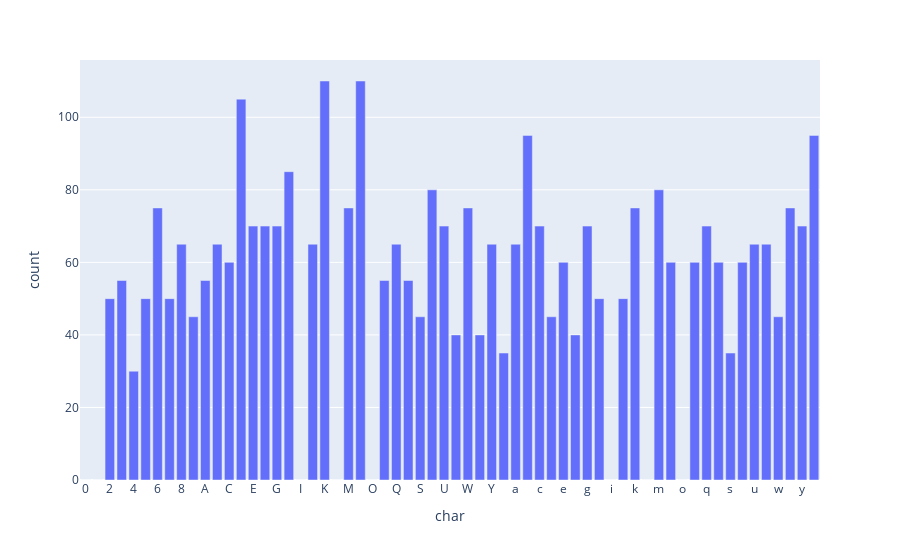

The cell this chart's notebook holds for it:
### Code cell
char_counts = collections.Counter(Y_test) 

char_df = pd.DataFrame([[x,char_counts[x]] for x in valid_chars], columns=['char', 'count'])
char_df = char_df.sort_values(by=['char'], ascending=[True]) \
                .reset_index(drop=True)
fig = px.bar(char_df, x='char', y='count')
fig.show()

### Figure 1 — Plotly figure (JSON) as saved in the notebook; plotly's stock layout.template omitted (floating-point values rounded to 4 significant figures)
{"data": [{"alignmentgroup": "True", "hovertemplate": "char=%{x}<br>count=%{y}<extra></extra>", "legendgroup": "", "marker": {"color": "#636efa"}, "name": "", "offsetgroup": "", "orientation": "v", "showlegend": false, "textposition": "auto", "type": "bar", "x": ["0", "1", "2", "3", "4", "5", "6", "7", "8", "9", "A", "B", "C", "D", "E", "F", "G", "H", "I", "J", "K", "L", "M", "N", "O", "P", "Q", "R", "S", "T", "U", "V", "W", "X", "Y", "Z", "a", "b", "c", "d", "e", "f", "g", "h", "i", "j", "k", "l", "m", "n", "o", "p", "q", "r", "s", "t", "u", "v", "w", "x", "y", "z"], "xaxis": "x", "y": [0, 0, 50, 55, 30, 50, 75, 50, 65, 45, 55, 65, 60, 105, 70, 70, 70, 85, 0, 65, 110, 0, 75, 110, 0, 55, 65, 55, 45, 80, 70, 40, 75, 40, 65, 35, 65, 95, 70, 45, 60, 40, 70, 50, 0, 50, 75, 0, 80, 60, 0, 60, 70, 60, 35, 60, 65, 65, 45, 75, 70, 95], "yaxis": "y"}], "layout": {"barmode": "relative", "legend": {"tracegroupgap": 0}, "margin": {"t": 60}, "xaxis": {"anchor": "y", "domain": [0, 1], "title": {"text": "char"}}, "yaxis": {"anchor": "x", "domain": [0, 1], "title": {"text": "count"}}}}
